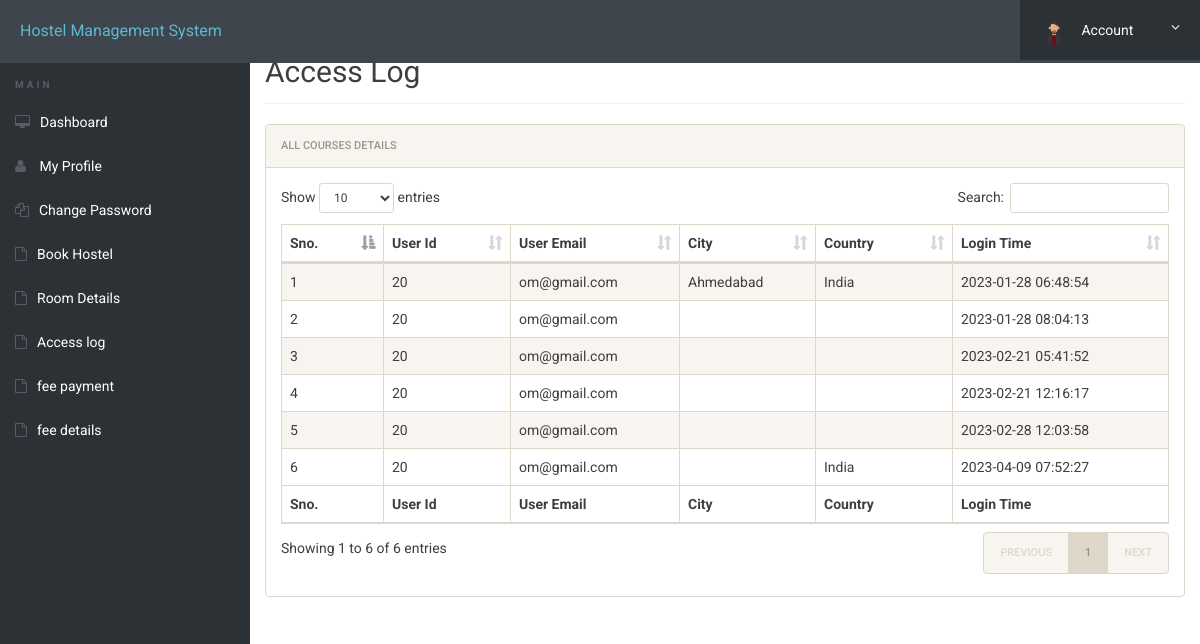
Screenshot of /guestaccess.php (signed in) with the database file from the repository.
### tables this page shows
CREATE TABLE `guestlog` (
  `id` int(11) NOT NULL,
  `userId` int(11) NOT NULL,
  `userEmail` varchar(255) NOT NULL,
  `city` varchar(255) NOT NULL,
  `country` varchar(255) NOT NULL,
  `loginTime` timestamp NOT NULL DEFAULT current_timestamp()
);

### guestaccess.php (the view, shortened to what this page needs)
<?php
include('includes/config.php');
?>
<!doctype html>
<html lang="en" class="no-js">
<head>
	<link rel="stylesheet" href="css/font-awesome.min.css">
	<link rel="stylesheet" href="css/bootstrap.min.css">
	<link rel="stylesheet" href="css/dataTables.bootstrap.min.css">
	<link rel="stylesheet" href="css/bootstrap-social.css">
	<link rel="stylesheet" href="css/bootstrap-select.css">
	<link rel="stylesheet" href="css/fileinput.min.css">
	<link rel="stylesheet" href="css/awesome-bootstrap-checkbox.css">
	<link rel="stylesheet" href="css/style.css">
</head>
<body>
	<?php include('includes/header.php');?>
	<div class="ts-main-content">
			<?php include('includes/side2.php');?>
		<div class="content-wrapper">
			<div class="container-fluid">
				<div class="row">
					<div class="col-md-12">
						<h2 class="page-title">Access Log</h2>
						<div class="panel panel-default">
							<div class="panel-heading">All Courses Details</div>
							<div class="panel-body">
								<table id="zctb" class="display table table-striped table-bordered table-hover" cellspacing="0" width="100%">
									<thead>
										<tr>
											<th>Sno.</th>
											<th>User Id</th>
											<th>User Email</th>
											<th>City</th>
											<th>Country</th>
											<th>Login Time</th>
										</tr>
									</thead>
									<tfoot>
										<tr>
											<th>Sno.</th>
											<th>User Id</th>
											<th>User Email</th>
											<th>City</th>
											<th>Country</th>
											<th>Login Time</th>
										</tr>
									</tfoot>
									<tbody>
<?php
$aid=$_SESSION['id'];
$ret="select * from guestlog where userId=?";
$stmt= $mysqli->prepare($ret) ;
$stmt->bind_param('i',$aid);
$stmt->execute() ;
$res=$stmt->get_result();
$cnt=1;
while($row=$res->fetch_object())
	  {
	  	?>
<tr><td><?php echo $cnt;;?></td>
<td><?php echo $row->userId;?></td>
<td><?php echo $row->userEmail;?></td>
<td><?php echo $row->city;?></td>
<td><?php echo $row->country;?></td>
<td><?php echo $row->loginTime;?></td>
										</tr>
									<?php
$cnt=$cnt+1;
									 } ?>
									</tbody>
								</table>
							</div>
						</div>
					</div>
				</div>
			</div>
		</div>
	</div>
</body>
</html>

### css/style.css (style rules this page uses)
html { font-size: 14px; }
@media only screen and (min-width: 480px) { html { font-size: 17px; } }
@media only screen and (min-width: 768px) { html { font-size: 14px; } }
body { font-size: 1em; }
.panel { overflow: hidden; }
.page-title { padding-bottom: 15px; margin-bottom: 20px; border-bottom: 1px solid #f0f0f0; }
.ts-main-content .content-wrapper { padding-top: 15px; margin-top: 20px; }
@media only screen and (min-width: 992px) { .ts-main-content .content-wrapper { margin-left: 250px; } }

### rows the page displays
guestlog: userId "20", userEmail "om@gmail.com", city "Ahmedabad", country "India", loginTime "2023-01-28 06:48:54"
guestlog: userId "20", userEmail "om@gmail.com", loginTime "2023-01-28 08:04:13"
guestlog: userId "20", userEmail "om@gmail.com", loginTime "2023-02-21 05:41:52"
guestlog: userId "20", userEmail "om@gmail.com", loginTime "2023-02-21 12:16:17"
guestlog: userId "20", userEmail "om@gmail.com", loginTime "2023-02-28 12:03:58"
guestlog: userId "20", userEmail "om@gmail.com", country "India", loginTime "2023-04-09 07:52:27"
